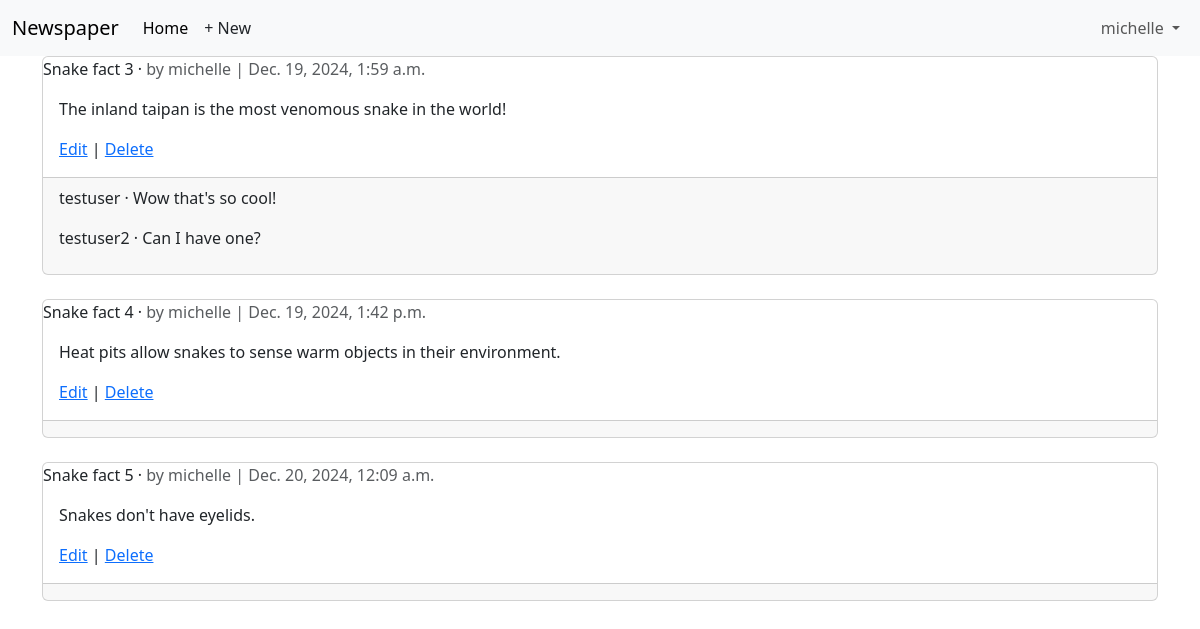
/articles/ (signed in), run on the app's committed database.
### accounts/models.py (models this page shows)
class CustomUser(AbstractUser):
    age = models.PositiveIntegerField(null=True, blank = True)

### articles/models.py (models this page shows, shortened)
class Article(models.Model):
    title = models.CharField(max_length=255)
    body = models.TextField()
    date = models.DateTimeField(auto_now_add=True)
    author = models.ForeignKey(
        settings.AUTH_USER_MODEL,
        on_delete=models.CASCADE,
    )

class Comment(models.Model):
    article = models.ForeignKey(Article, on_delete=models.CASCADE)
    comment = models.CharField(max_length=140)
    author = models.ForeignKey(
        settings.AUTH_USER_MODEL,
        on_delete=models.CASCADE,
    )
    def __str__(self):
        return self.comment

### articles/views.py (the view)
# urls.py: path('', ArticleListView.as_view(), name='article_list'),
class ArticleListView(LoginRequiredMixin, ListView):
    model = Article
    template_name = 'article_list.html'

### templates/article_list.html (shortened to what this page needs)
{% extends 'base.html' %}
{% block content %}
{% for article in article_list %}
  <div class='card'>
    <div class='class-header'>
      <span class='font-weight-bold'>{{ article.title }}</span> &middot;
      <span class='text-muted'>by {{ article.author }} |
      {{ article.date }}</span>
    </div>
    <div class='card-body'>
      <p>{{ article.body }}</p>
      <a href='{% url 'article_edit' article.pk %}'>Edit</a> |
      <a href='{% url 'article_delete' article.pk %}'>Delete</a>
    </div>
    <div class='card-footer'>
    {% for comment in article.comment_set.all %}
        <p>
          <span class='font-weight-bold'>
            {{ comment.author }} &middot;
          </span>
          {{ comment }}
        <p>
      {% endfor %}
    </div>
  </div>
  <br />
{% endfor %}
{% endblock content %}

### templates/base.html (shortened to what this page needs)
{% load static %}
<!DOCTYPE html>
<html>
<head>
  <link href="https://cdn.jsdelivr.net/npm/bootstrap@5.3.3/dist/css/bootstrap.min.css" rel="stylesheet">
</head>
<body>
  <nav class="navbar navbar-expand-lg bg-body-tertiary">
    <div class="container-fluid">
      <a class="navbar-brand" href="{% url 'home' %}">Newspaper</a>
      <div class="collapse navbar-collapse" id="navbarSupportedContent">
        <ul class="navbar-nav me-auto mb-2 mb-lg-0">
          <li class="nav-item">
            <a class="nav-link active" aria-current="page" href="#">Home</a>
          </li>
          {% if user.is_authenticated %}
          <li><a href="{% url 'article_new' %}"
            class="nav-link px-2 link-dark">+ New</a></li>
        </ul>
        <div class="mr-auto">
          <ul class="navbar-nav">
            <li class="nav-item dropdown">
              <a class="nav-link dropdown-toggle" href="#" role="button" data-bs-toggle="dropdown"
                aria-expanded="false">
                {{ user.username }}
              </a>
            </li>
        {% endif %}
      </div>
    </div>
  </nav>
  <main>
    <div class="container">
      {% block content %}
      {% endblock content %}
    </div>
  </main>
</body>
</html>

### data on the page
CustomUser: username "michelle"
Article: title "Snake fact 3", author "michelle", date "Dec. 19, 2024, 1:59 a.m.", body "The inland taipan is the most venomous snake in the world!"
Comment: author "testuser", comment "Wow that's so cool!"
Comment: author "testuser2", comment "Can I have one?"
Article: title "Snake fact 4", author "michelle", date "Dec. 19, 2024, 1:42 p.m.", body "Heat pits allow snakes to sense warm objects in their environment."
Article: title "Snake fact 5", author "michelle", date "Dec. 20, 2024, 12:09 a.m.", body "Snakes don't have eyelids."
